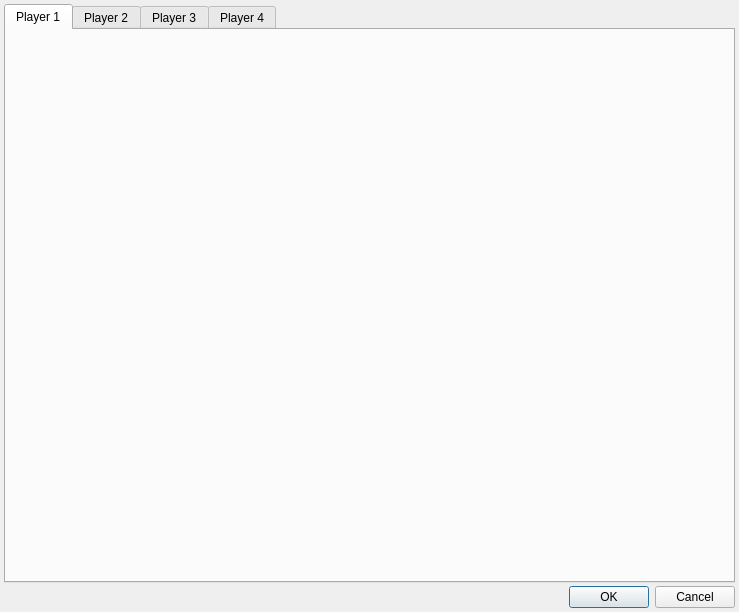
<?xml version="1.0" encoding="UTF-8"?>
<ui version="4.0">
 <class>MainDialog</class>
 <widget class="QDialog" name="MainDialog">
  <property name="geometry">
   <rect>
    <x>0</x>
    <y>0</y>
    <width>739</width>
    <height>612</height>
   </rect>
  </property>
  <property name="windowTitle">
   <string>CMG-K - Input Plugin</string>
  </property>
  <layout class="QVBoxLayout" name="verticalLayout">
   <property name="spacing">
    <number>3</number>
   </property>
   <property name="leftMargin">
    <number>4</number>
   </property>
   <property name="topMargin">
    <number>4</number>
   </property>
   <property name="rightMargin">
    <number>4</number>
   </property>
   <property name="bottomMargin">
    <number>4</number>
   </property>
   <item>
    <widget class="QTabWidget" name="tabWidget">
     <property name="currentIndex">
      <number>0</number>
     </property>
     <widget class="QWidget" name="player1Tab">
      <attribute name="title">
       <string>Player 1</string>
      </attribute>
      <layout class="QVBoxLayout" name="verticalLayout_2">
       <property name="spacing">
        <number>0</number>
       </property>
       <property name="leftMargin">
        <number>2</number>
       </property>
       <property name="topMargin">
        <number>2</number>
       </property>
       <property name="rightMargin">
        <number>2</number>
       </property>
       <property name="bottomMargin">
        <number>2</number>
       </property>
      </layout>
     </widget>
     <widget class="QWidget" name="player2Tab">
      <attribute name="title">
       <string>Player 2</string>
      </attribute>
      <layout class="QVBoxLayout" name="verticalLayout_3">
       <property name="spacing">
        <number>0</number>
       </property>
       <property name="leftMargin">
        <number>2</number>
       </property>
       <property name="topMargin">
        <number>2</number>
       </property>
       <property name="rightMargin">
        <number>2</number>
       </property>
       <property name="bottomMargin">
        <number>2</number>
       </property>
      </layout>
     </widget>
     <widget class="QWidget" name="player3Tab">
      <attribute name="title">
       <string>Player 3</string>
      </attribute>
      <layout class="QVBoxLayout" name="verticalLayout_4">
       <property name="spacing">
        <number>0</number>
       </property>
       <property name="leftMargin">
        <number>2</number>
       </property>
       <property name="topMargin">
        <number>2</number>
       </property>
       <property name="rightMargin">
        <number>2</number>
       </property>
       <property name="bottomMargin">
        <number>2</number>
       </property>
      </layout>
     </widget>
     <widget class="QWidget" name="player4Tab">
      <attribute name="title">
       <string>Player 4</string>
      </attribute>
      <layout class="QVBoxLayout" name="verticalLayout_5">
       <property name="spacing">
        <number>0</number>
       </property>
       <property name="leftMargin">
        <number>2</number>
       </property>
       <property name="topMargin">
        <number>2</number>
       </property>
       <property name="rightMargin">
        <number>2</number>
       </property>
       <property name="bottomMargin">
        <number>2</number>
       </property>
      </layout>
     </widget>
    </widget>
   </item>
   <item>
    <widget class="QDialogButtonBox" name="buttonBox">
     <property name="orientation">
      <enum>Qt::Horizontal</enum>
     </property>
     <property name="standardButtons">
      <set>QDialogButtonBox::Cancel|QDialogButtonBox::Ok</set>
     </property>
    </widget>
   </item>
  </layout>
 </widget>
 <resources/>
 <connections>
  <connection>
   <sender>buttonBox</sender>
   <signal>accepted()</signal>
   <receiver>MainDialog</receiver>
   <slot>accept()</slot>
   <hints>
    <hint type="sourcelabel">
     <x>248</x>
     <y>254</y>
    </hint>
    <hint type="destinationlabel">
     <x>157</x>
     <y>274</y>
    </hint>
   </hints>
  </connection>
  <connection>
   <sender>buttonBox</sender>
   <signal>rejected()</signal>
   <receiver>MainDialog</receiver>
   <slot>reject()</slot>
   <hints>
    <hint type="sourcelabel">
     <x>316</x>
     <y>260</y>
    </hint>
    <hint type="destinationlabel">
     <x>286</x>
     <y>274</y>
    </hint>
   </hints>
  </connection>
 </connections>
</ui>
